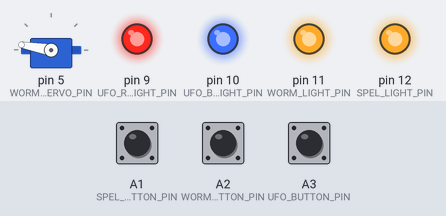
Recording of a sketch running on a simulated Arduino Uno, built with avr-gcc and run on an emulated ATmega328P. On the bench: servo, output pins drawn as LEDs (lit = HIGH). Dashed ring = blinking. The inputs (shaded band) are chosen by the test bench; at power-on: A2 (WORM_BUTTON_PIN) HIGH, A1 (SPEL_BUTTON_PIN) HIGH, A3 (UFO_BUTTON_PIN) HIGH.

Above: at 1.2 s.
1.3 s: A2 (WORM_BUTTON_PIN) pulled LOW for 0.15 s
At 1.49 s:
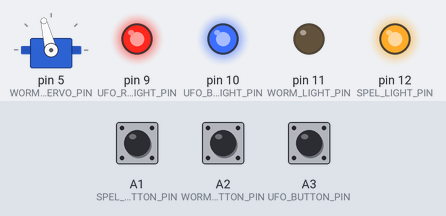
4.3 s: A1 (SPEL_BUTTON_PIN) pulled LOW for 0.15 s
At 5.5 s:
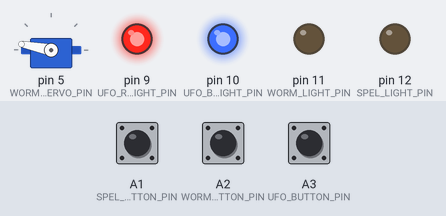
7.3 s: A3 (UFO_BUTTON_PIN) pulled LOW for 0.15 s
At 9.71 s:
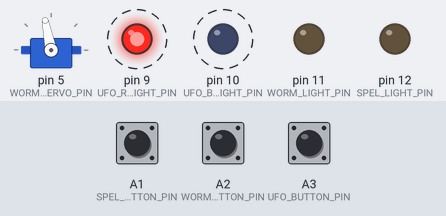
19.3 s: A2 (WORM_BUTTON_PIN) pulled LOW for 1 s
At 20.15 s:
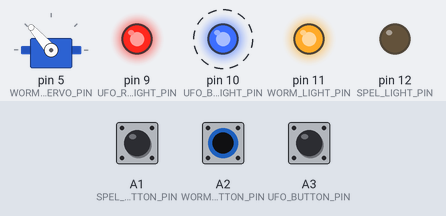
Timing chart, 0 to 23.3 s (numbered marks = the images above; inputs shaded):
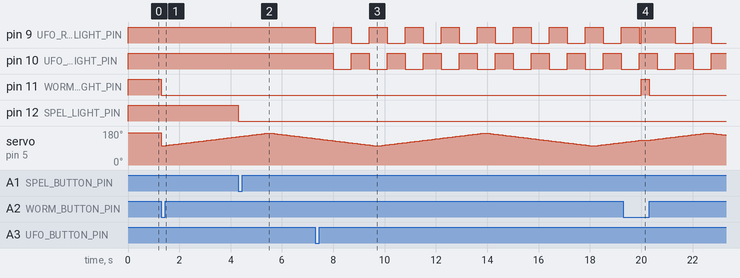

The sketch:

speleologists.ino
```cpp
#include <Button.h>
#include <Servo.h>
//HIGH = закрыто, LOW = открыто
#define SPEL_BUTTON_PIN A1
#define SPEL_LIGHT_PIN 12

#define UFO_BUTTON_PIN A3
#define UFO_RED_LIGHT_PIN 9
#define UFO_BLUE_LIGHT_PIN 10

#define WORM_BUTTON_PIN A2
#define WORM_LIGHT_PIN 11
#define WORM_SERVO_PIN 5

bool isRed = true;
bool spelPressed = false;
bool ufoPressed = false;
bool wormPressed = false;
bool wormDirection = false;
unsigned long every20seconds_spel = 0;
unsigned long every20seconds_ufo = 0;
unsigned long every20seconds_worm = 0;
unsigned long every700millis = 0;
unsigned long every60millis = 0;
byte wormAngle = 100;

Button spelButton(SPEL_BUTTON_PIN);
Button ufoButton(UFO_BUTTON_PIN);
Button wormButton(WORM_BUTTON_PIN);
Servo worm;

bool WaitMillis(unsigned long* t, long waitMillis) {
   if ((millis() - *t) > waitMillis) {
     *t = millis();
     return true;
   }
   if (millis() < *t) *t = millis();
   return false;
}

void setup() {
  wormButton.begin();
  ufoButton.begin();
  spelButton.begin();
  //Serial.begin(9600);
  pinMode(SPEL_LIGHT_PIN, OUTPUT);
  pinMode(UFO_RED_LIGHT_PIN, OUTPUT);
  pinMode(UFO_BLUE_LIGHT_PIN, OUTPUT);
  pinMode(WORM_LIGHT_PIN, OUTPUT);
  worm.attach(WORM_SERVO_PIN);
  worm.write(170);
  every20seconds_worm = millis();
  every20seconds_ufo = millis();
  every20seconds_spel = millis();
  every700millis = millis();
  every60millis = millis();
   //close the gates
  digitalWrite(SPEL_LIGHT_PIN, HIGH);
  digitalWrite(UFO_RED_LIGHT_PIN, HIGH);
  digitalWrite(UFO_BLUE_LIGHT_PIN, HIGH);
  digitalWrite(WORM_LIGHT_PIN, HIGH);
}
//button3.toggled()
void loop() {
  if(!wormPressed && wormButton.toggled()) {
    digitalWrite(WORM_LIGHT_PIN, LOW);
    wormPressed = true;
  }
  if (wormPressed) {
    if (WaitMillis(&every20seconds_worm, 20000)) {
    digitalWrite(WORM_LIGHT_PIN, HIGH);
    wormPressed = false;
    }
  }

  if(!ufoPressed && ufoButton.toggled()) {
    ufoPressed = true;
  }

  if (ufoPressed) {
    if (WaitMillis(&every20seconds_ufo, 20000)) {
    digitalWrite(UFO_RED_LIGHT_PIN, HIGH);
    digitalWrite(UFO_BLUE_LIGHT_PIN, HIGH);
    ufoPressed = false;
    }
  }

  if(!spelPressed && spelButton.toggled()) {
    digitalWrite(SPEL_LIGHT_PIN, LOW);
    spelPressed = true;
  }
  if (spelPressed) {
    if (WaitMillis(&every20seconds_spel, 20000)) {
    digitalWrite(SPEL_LIGHT_PIN, HIGH);
    spelPressed = false;
    }
  }

 if (ufoPressed) {
    if (WaitMillis(&every700millis, 700)) {
      if (isRed) {
        digitalWrite(UFO_RED_LIGHT_PIN, LOW);
        digitalWrite(UFO_BLUE_LIGHT_PIN, HIGH);
        isRed = false;
      }
      else {
        digitalWrite(UFO_RED_LIGHT_PIN, HIGH);
        digitalWrite(UFO_BLUE_LIGHT_PIN, LOW);
        isRed = true;
      }
    }
  }

  if (wormPressed) {
    if (WaitMillis(&every60millis, 60)) {
      if (wormAngle <= 100) {
        wormAngle = 100;
        wormAngle++;
        wormDirection = true;
      }
      if (wormAngle >= 170) {
        wormAngle = 170;
        wormAngle--;
        wormDirection = false;
      }
      if (wormDirection) {
        worm.write(wormAngle);
        wormAngle++;
      }
      else {
        worm.write(wormAngle);
        wormAngle--;
      }
    }
  }
}
```

Measured:
- after the input at 1.3 s, pin 11 (WORM_LIGHT_PIN): HIGH → LOW at once
- after the input at 4.3 s, pin 12 (SPEL_LIGHT_PIN): HIGH → LOW at once
- after the input at 7.3 s, pin 9 (UFO_RED_LIGHT_PIN): alternates HIGH for 0.70 s and LOW for 0.70 s, starting at once; pin 10 (UFO_BLUE_LIGHT_PIN): alternates HIGH for 0.70 s and LOW for 0.70 s, starting after 0.70 s
- after the input at 19.3 s, pin 11 (WORM_LIGHT_PIN): LOW → HIGH after 0.70 s, → LOW 0.30 s later
